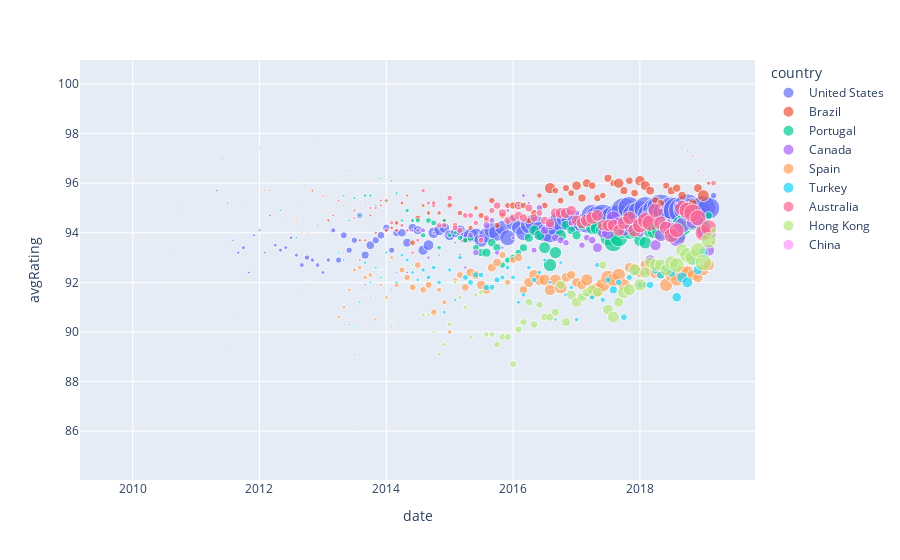

Notebook cell for this chart:
### Code cell
# scatter
px.scatter(airbnb_df, x = 'date', y = 'avgRating', color = 'country', size = 'reviewCount')
